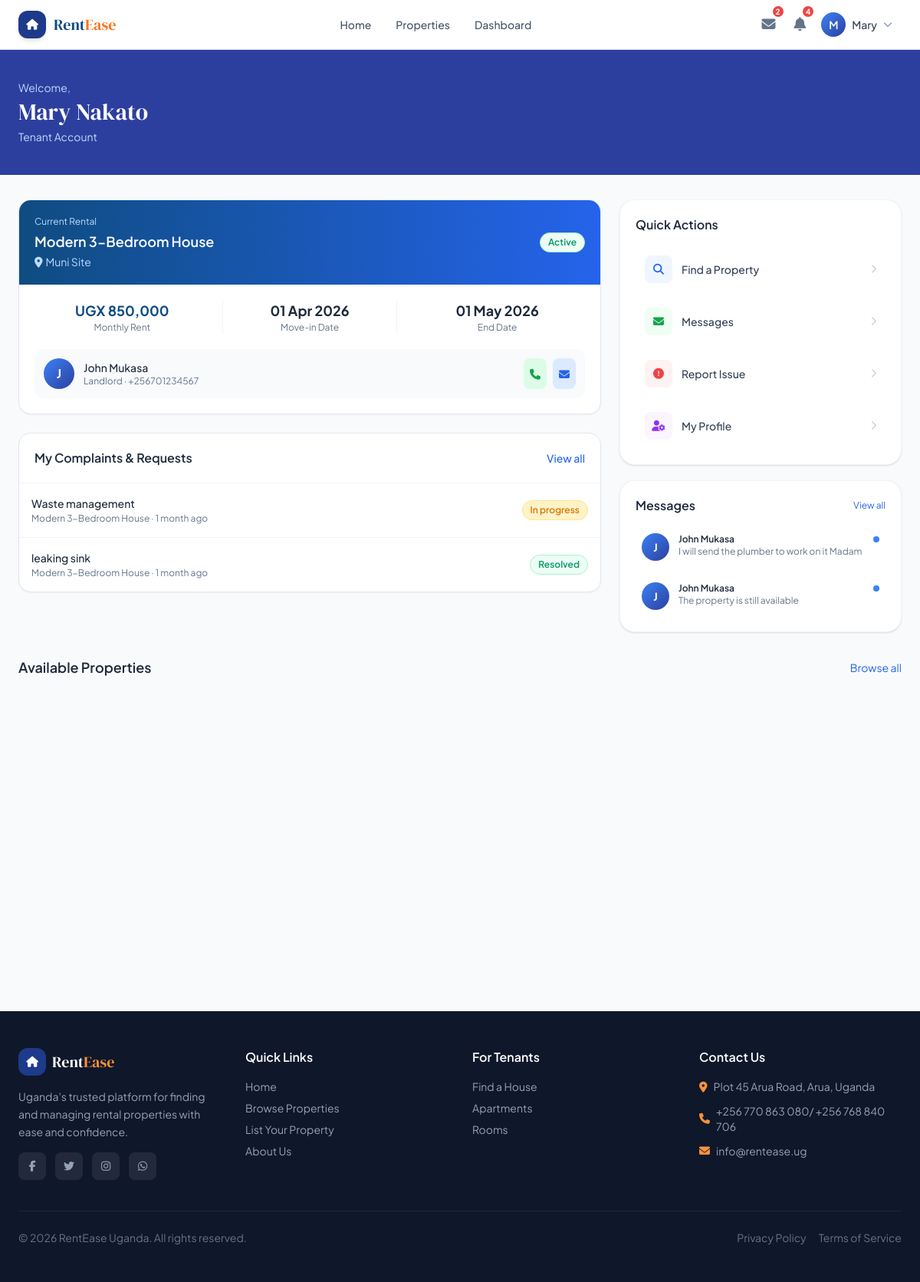
/pages/tenant/dashboard.php (signed in), run on the app's committed database.
### tables this page shows
CREATE TABLE `users` (
  `id` int(11) NOT NULL AUTO_INCREMENT,
  `name` varchar(100) NOT NULL,
  `email` varchar(150) NOT NULL,
  `phone` varchar(20) DEFAULT NULL,
  `password_hash` varchar(255) NOT NULL,
  `role` enum('tenant','landlord','agent','admin') NOT NULL DEFAULT 'tenant',
  `avatar` varchar(255) DEFAULT NULL,
  `bio` text DEFAULT NULL,
  `is_active` tinyint(1) DEFAULT 1,
  `reset_token` varchar(100) DEFAULT NULL,
  `reset_token_expiry` datetime DEFAULT NULL,
  `created_at` timestamp NOT NULL DEFAULT current_timestamp(),
  `updated_at` timestamp NOT NULL DEFAULT current_timestamp() ON UPDATE current_timestamp(),
  PRIMARY KEY (`id`),
  UNIQUE KEY `email` (`email`)
);

CREATE TABLE `rentals` (
  `id` int(11) NOT NULL AUTO_INCREMENT,
  `property_id` int(11) NOT NULL,
  `tenant_id` int(11) NOT NULL,
  `start_date` date NOT NULL,
  `end_date` date DEFAULT NULL,
  `monthly_rent` decimal(10,2) NOT NULL,
  `deposit` decimal(10,2) DEFAULT NULL,
  `status` enum('active','expired','terminated','pending') DEFAULT 'pending',
  `notes` text DEFAULT NULL,
  `created_at` timestamp NOT NULL DEFAULT current_timestamp(),
  `updated_at` timestamp NOT NULL DEFAULT current_timestamp() ON UPDATE current_timestamp(),
  PRIMARY KEY (`id`),
  KEY `property_id` (`property_id`),
  KEY `tenant_id` (`tenant_id`),
  CONSTRAINT `rentals_ibfk_1` FOREIGN KEY (`property_id`) REFERENCES `properties` (`id`) ON DELETE CASCADE,
  CONSTRAINT `rentals_ibfk_2` FOREIGN KEY (`tenant_id`) REFERENCES `users` (`id`) ON DELETE CASCADE
);

CREATE TABLE `properties` (
  `id` int(11) NOT NULL AUTO_INCREMENT,
  `owner_id` int(11) NOT NULL,
  `title` varchar(200) NOT NULL,
  `description` text DEFAULT NULL,
  `property_type` enum('room','apartment','hostel','house','studio') NOT NULL,
  `price` decimal(10,2) NOT NULL,
  `location` varchar(255) NOT NULL,
  `address` text DEFAULT NULL,
  `city` varchar(100) DEFAULT NULL,
  `latitude` decimal(10,8) DEFAULT NULL,
  `longitude` decimal(11,8) DEFAULT NULL,
  `num_rooms` int(11) DEFAULT 1,
  `num_bathrooms` int(11) DEFAULT 1,
  `amenities` text DEFAULT NULL,
  `status` enum('available','occupied','maintenance','inactive','booked') DEFAULT NULL,
  `views` int(11) DEFAULT 0,
  `created_at` timestamp NOT NULL DEFAULT current_timestamp(),
  `updated_at` timestamp NOT NULL DEFAULT current_timestamp() ON UPDATE current_timestamp(),
  PRIMARY KEY (`id`),
  KEY `owner_id` (`owner_id`),
  CONSTRAINT `properties_ibfk_1` FOREIGN KEY (`owner_id`) REFERENCES `users` (`id`) ON DELETE CASCADE
);

CREATE TABLE `complaints` (
  `id` int(11) NOT NULL AUTO_INCREMENT,
  `tenant_id` int(11) NOT NULL,
  `property_id` int(11) NOT NULL,
  `landlord_id` int(11) NOT NULL,
  `type` enum('maintenance','complaint','damage','noise','other') DEFAULT 'complaint',
  `title` varchar(200) NOT NULL,
  `description` text NOT NULL,
  `priority` enum('low','medium','high','urgent') DEFAULT 'medium',
  `status` enum('open','in_progress','resolved','closed') DEFAULT 'open',
  `resolution_notes` text DEFAULT NULL,
  `resolved_at` datetime DEFAULT NULL,
  `created_at` timestamp NOT NULL DEFAULT current_timestamp(),
  `updated_at` timestamp NOT NULL DEFAULT current_timestamp() ON UPDATE current_timestamp(),
  PRIMARY KEY (`id`),
  KEY `tenant_id` (`tenant_id`),
  KEY `property_id` (`property_id`),
  KEY `landlord_id` (`landlord_id`),
  CONSTRAINT `complaints_ibfk_1` FOREIGN KEY (`tenant_id`) REFERENCES `users` (`id`) ON DELETE CASCADE,
  CONSTRAINT `complaints_ibfk_2` FOREIGN KEY (`property_id`) REFERENCES `properties` (`id`) ON DELETE CASCADE,
  CONSTRAINT `complaints_ibfk_3` FOREIGN KEY (`landlord_id`) REFERENCES `users` (`id`) ON DELETE CASCADE
);

CREATE TABLE `messages` (
  `id` int(11) NOT NULL AUTO_INCREMENT,
  `sender_id` int(11) NOT NULL,
  `receiver_id` int(11) NOT NULL,
  `property_id` int(11) DEFAULT NULL,
  `subject` varchar(255) DEFAULT NULL,
  `body` text NOT NULL,
  `is_read` tinyint(1) DEFAULT 0,
  `parent_id` int(11) DEFAULT NULL,
  `created_at` timestamp NOT NULL DEFAULT current_timestamp(),
  PRIMARY KEY (`id`),
  KEY `sender_id` (`sender_id`),
  KEY `receiver_id` (`receiver_id`),
  KEY `property_id` (`property_id`),
  CONSTRAINT `messages_ibfk_1` FOREIGN KEY (`sender_id`) REFERENCES `users` (`id`) ON DELETE CASCADE,
  CONSTRAINT `messages_ibfk_2` FOREIGN KEY (`receiver_id`) REFERENCES `users` (`id`) ON DELETE CASCADE,
  CONSTRAINT `messages_ibfk_3` FOREIGN KEY (`property_id`) REFERENCES `properties` (`id`) ON DELETE SET NULL
);

### pages/tenant/dashboard.php (the view, shortened to what the rows shown need)
<?php
require_once __DIR__ . '/../../includes/config.php';
requireRole(['tenant']);
$user = currentUser();
$db = getDB();
$rental = $db->prepare("
    SELECT r.*, p.title AS property_title, p.location, p.address, p.property_type, p.price,
           u.name AS landlord_name, u.phone AS landlord_phone, u.email AS landlord_email, u.id AS landlord_id,
           (SELECT image_path FROM property_images WHERE property_id = p.id AND is_primary = 1 LIMIT 1) AS property_image
    FROM rentals r
    JOIN properties p ON p.id = r.property_id
    JOIN users u ON u.id = p.owner_id
    WHERE r.tenant_id = ? AND r.status = 'active'
    ORDER BY r.start_date DESC LIMIT 1
");
$rental->execute([$user['id']]); $rental = $rental->fetch();
$complaints = $db->prepare("
    SELECT c.*, p.title AS property_title FROM complaints c JOIN properties p ON p.id = c.property_id
    WHERE c.tenant_id = ? ORDER BY c.created_at DESC LIMIT 5
"); $complaints->execute([$user['id']]); $complaints = $complaints->fetchAll();
$messages = $db->prepare("
    SELECT m.*, u.name AS sender_name FROM messages m JOIN users u ON u.id = m.sender_id
    WHERE m.receiver_id = ? ORDER BY m.created_at DESC LIMIT 5
"); $messages->execute([$user['id']]); $messages = $messages->fetchAll();
include __DIR__ . '/../../includes/header.php';
?>
<div class="page-hero py-10">
    <div class="max-w-7xl mx-auto px-4 sm:px-6">
        <p class="text-blue-200 text-sm mb-1">Welcome,</p>
        <h1 class="font-display text-3xl text-white"><?= sanitize($user['name']) ?></h1>
        <p class="text-blue-200 mt-1 text-sm">Tenant Account</p>
    </div>
</div>
<div class="max-w-7xl mx-auto px-4 sm:px-6 py-8">
    <div class="grid lg:grid-cols-3 gap-6">
        <div class="lg:col-span-2 space-y-6">
            <?php if ($rental): ?>
            <div class="bg-white rounded-2xl border border-slate-200 shadow-sm overflow-hidden">
                <div class="bg-gradient-to-r from-primary-800 to-primary-600 p-5 text-white">
                    <div class="flex items-center justify-between">
                        <div>
                            <p class="text-blue-200 text-xs mb-1">Current Rental</p>
                            <h2 class="font-semibold text-lg"><?= sanitize($rental['property_title']) ?></h2>
                            <p class="text-blue-200 text-sm mt-0.5"><i class="fas fa-map-marker-alt mr-1"></i><?= sanitize($rental['location']) ?></p>
                        </div>
                        <span class="status-badge status-available text-xs">Active</span>
                    </div>
                </div>
                <div class="p-5">
                    <div class="grid grid-cols-3 gap-4 mb-5">
                        <div class="text-center">
                            <div class="text-lg font-bold text-primary-800"><?= formatPrice($rental['monthly_rent']) ?></div>
                            <div class="text-xs text-slate-500">Monthly Rent</div>
                        </div>
                        <div class="text-center border-x border-slate-100">
                            <div class="text-lg font-bold text-slate-800"><?= date('d M Y', strtotime($rental['start_date'])) ?></div>
                            <div class="text-xs text-slate-500">Move-in Date</div>
                        </div>
                        <div class="text-center">
                            <div class="text-lg font-bold text-slate-800"><?= $rental['end_date'] ? date('d M Y', strtotime($rental['end_date'])) : 'Ongoing' ?></div>
                            <div class="text-xs text-slate-500">End Date</div>
                        </div>
                    </div>
                    <div class="flex items-center gap-3 p-3 bg-slate-50 rounded-xl">
                        <div class="w-10 h-10 rounded-full bg-gradient-to-br from-primary-500 to-primary-700 flex items-center justify-center text-white font-bold">
                            <?= strtoupper(substr($rental['landlord_name'], 0, 1)) ?>
                        </div>
                        <div class="flex-1">
                            <p class="font-medium text-sm text-slate-800"><?= sanitize($rental['landlord_name']) ?></p>
                            <p class="text-xs text-slate-500">Landlord · <?= sanitize($rental['landlord_phone']) ?></p>
                        </div>
                        <div class="flex gap-2">
                            <a href="tel:<?= sanitize($rental['landlord_phone']) ?>" class="p-2 bg-green-100 text-green-600 rounded-lg hover:bg-green-200 transition-colors">
                                <i class="fas fa-phone text-sm"></i>
                            </a>
                            <button onclick="showMsgModal(<?= $rental['landlord_id'] ?>)" class="p-2 bg-blue-100 text-blue-600 rounded-lg hover:bg-blue-200 transition-colors">
                                <i class="fas fa-envelope text-sm"></i>
                            </button>
                        </div>
                    </div>
                </div>
            </div>
            <?php endif; ?>
            <div class="bg-white rounded-2xl border border-slate-200 shadow-sm">
                <div class="flex items-center justify-between p-5 border-b border-slate-100">
                    <h2 class="font-semibold text-slate-800">My Complaints & Requests</h2>
                </div>
                <?php if (empty($complaints)): ?>
                <div class="p-6 text-center text-slate-400 text-sm">
                    <i class="fas fa-check-circle text-green-400 text-2xl mb-2 block"></i>
                    No complaints submitted yet.
                </div>
                <?php else: ?>
                <div class="divide-y divide-slate-100">
                    <?php foreach ($complaints as $c): ?>
                    <div class="p-4 flex items-center justify-between gap-3">
                        <div>
                            <p class="text-sm font-medium text-slate-800"><?= sanitize($c['title']) ?></p>
                            <p class="text-xs text-slate-500 mt-0.5"><?= sanitize($c['property_title']) ?> · <?= timeAgo($c['created_at']) ?></p>
                        </div>
                        <span class="status-badge <?= $c['status'] === 'resolved' ? 'status-available' : ($c['status'] === 'in_progress' ? 'status-occupied' : 'status-maintenance') ?> text-xs shrink-0">
                            <?= ucfirst(str_replace('_', ' ', $c['status'])) ?>
                        </span>
                    </div>
                    <?php endforeach; ?>
                </div>
                <?php endif; ?>
            </div>
        </div>
        <div class="space-y-5">
            <div class="sidebar">
                <?php if (empty($messages)): ?>
                <p class="text-sm text-slate-400 text-center py-4">No messages yet</p>
                <?php else: ?>
                <div class="space-y-3">
                    <?php foreach (array_slice($messages, 0, 3) as $m): ?>
                    <a href="<?= APP_URL ?>/pages/messages.php" class="flex items-start gap-3 p-2 rounded-xl hover:bg-slate-50 transition-colors">
                        <div class="w-9 h-9 rounded-full bg-gradient-to-br from-primary-500 to-primary-700 flex items-center justify-center text-white text-sm font-bold flex-shrink-0">
                            <?= strtoupper(substr($m['sender_name'], 0, 1)) ?>
                        </div>
                        <div class="flex-1 min-w-0">
                            <div class="flex items-center justify-between gap-1">
                                <p class="text-xs font-semibold text-slate-800"><?= sanitize($m['sender_name']) ?></p>
                                <?php if (!$m['is_read']): ?><span class="w-2 h-2 bg-blue-500 rounded-full flex-shrink-0"></span><?php endif; ?>
                            </div>
                            <p class="text-xs text-slate-500 truncate"><?= sanitize(substr($m['body'], 0, 60)) ?></p>
                        </div>
                    </a>
                    <?php endforeach; ?>
                </div>
                <?php endif; ?>
            </div>
        </div>
    </div>
    <div class="mt-8">
        <div class="flex items-center justify-between mb-5">
            <h2 class="font-semibold text-slate-800 text-lg">Available Properties</h2>
        </div>
    </div>
</div>
<?php include __DIR__ . '/../../includes/footer.php'; ?>

### includes/header.php (shortened to what the rows shown need)
<?php
$user = currentUser();
$unread = $user ? unreadCount($user['id']) : 0;
$msgs = $user ? unreadMessages($user['id']) : 0;
?>
<!DOCTYPE html>
<html lang="en">
<head>
<script src="https://cdn.tailwindcss.com"></script>
<link rel="stylesheet" href="https://cdnjs.cloudflare.com/ajax/libs/font-awesome/6.5.0/css/all.min.css">
<link rel="stylesheet" href="<?= APP_URL ?>/assets/css/style.css?v=<?= filemtime(__DIR__ . '/../assets/css/style.css') ?>">
</head>
<body class="bg-slate-50 font-sans text-slate-800 min-h-screen">
<nav class="navbar fixed top-0 left-0 right-0 z-50 bg-white/95 backdrop-blur-md border-b border-slate-200 shadow-sm">
    <div class="max-w-7xl mx-auto px-4 sm:px-6">
        <div class="flex items-center justify-between h-16">
            <div class="flex items-center gap-2">
                <?php if ($user): ?>
                    <a href="<?= APP_URL ?>/pages/messages.php" class="relative p-2 text-slate-500 hover:text-primary-700 hover:bg-primary-50 rounded-lg transition-colors">
                        <i class="fas fa-envelope text-lg"></i>
                        <?php if ($msgs > 0): ?>
                        <span class="badge"><?= $msgs ?></span>
                        <?php endif; ?>
                    </a>
                    <a href="<?= APP_URL ?>/pages/notifications.php" class="relative p-2 text-slate-500 hover:text-primary-700 hover:bg-primary-50 rounded-lg transition-colors">
                        <i class="fas fa-bell text-lg"></i>
                        <?php if ($unread > 0): ?>
                        <span class="badge"><?= $unread ?></span>
                        <?php endif; ?>
                    </a>
                    <div class="relative" x-data="{ open: false }">
                        <button onclick="toggleDropdown('userMenu')" class="flex items-center gap-2 pl-1 pr-3 py-1 rounded-full hover:bg-slate-100 transition-colors">
                            <div class="w-8 h-8 rounded-full bg-gradient-to-br from-primary-500 to-primary-700 flex items-center justify-center text-white text-sm font-semibold">
                                <?= strtoupper(substr($user['name'], 0, 1)) ?>
                            </div>
                            <span class="hidden sm:block text-sm font-medium text-slate-700"><?= sanitize(explode(' ', $user['name'])[0]) ?></span>
                            <i class="fas fa-chevron-down text-xs text-slate-400"></i>
                        </button>
                    </div>
                <?php else: ?>
                    <a href="<?= APP_URL ?>/pages/login.php" class="btn-outline text-sm">Sign In</a>
                    <a href="<?= APP_URL ?>/pages/register.php" class="btn-primary text-sm">Get Started</a>
                <?php endif; ?>
            </div>
        </div>
    </div>
</nav>

### data on the page
users: name "M", name "Mary", name "Mary Nakato"
rentals: property.title "Modern 3-Bedroom House", property.location "Muni Site", monthly_rent "UGX 850,000", start_date "01 Apr 2026", end_date "01 May 2026", users.name "J", users.name "John Mukasa", users.phone "+256701234567"
complaints: title "Waste management", property.title "Modern 3-Bedroom House", created_at "1 month ago", status "In progress"
complaints: title "leaking sink", property.title "Modern 3-Bedroom House", created_at "1 month ago", status "Resolved"
messages: sender.name "J", sender.name "John Mukasa", is_read 0 (drawn), body "I will send the plumber to work on it Madam"
messages: sender.name "J", sender.name "John Mukasa", is_read 0 (drawn), body "The property is still available"

### other printed values
$msgs "2"
$unread "4"
$a['label'] "Find a Property"
$a['label'] "Messages"
$a['label'] "Report Issue"
$a['label'] "My Profile"
